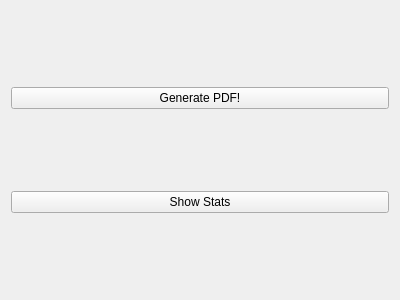
<?xml version="1.0" encoding="UTF-8"?>
<ui version="4.0">
 <class>WindowStats</class>
 <widget class="QWidget" name="WindowStats">
  <property name="geometry">
   <rect>
    <x>0</x>
    <y>0</y>
    <width>400</width>
    <height>300</height>
   </rect>
  </property>
  <property name="windowTitle">
   <string>Form</string>
  </property>
  <layout class="QVBoxLayout" name="verticalLayout">
   <item>
    <widget class="QPushButton" name="ButtonGeneratePDF">
     <property name="text">
      <string>Generate PDF!</string>
     </property>
    </widget>
   </item>
   <item>
    <widget class="QPushButton" name="ButtonShowStats">
     <property name="text">
      <string>Show Stats</string>
     </property>
    </widget>
   </item>
  </layout>
 </widget>
 <resources/>
 <connections/>
</ui>
